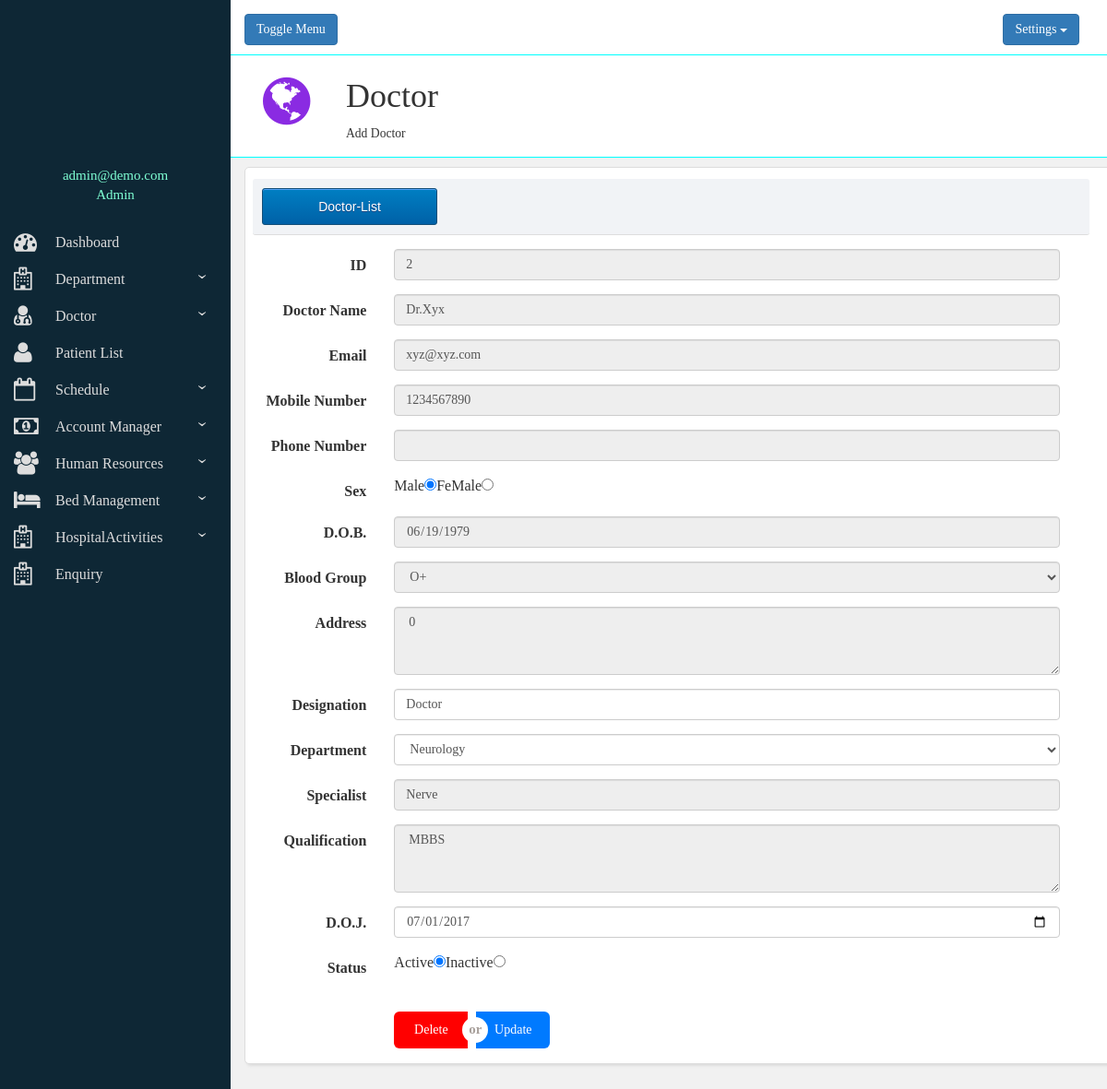
/editdoc.php?id=2 (signed in), run on the app's committed database.
### tables this page shows
CREATE TABLE `doctor` (
  `id` int(11) NOT NULL,
  `name` varchar(30) NOT NULL,
  `email` varchar(40) NOT NULL,
  `mobile` varchar(10) NOT NULL,
  `phone` varchar(10) DEFAULT NULL,
  `sex` varchar(6) NOT NULL,
  `dob` date NOT NULL,
  `blood_group` varchar(3) NOT NULL,
  `address` int(100) DEFAULT NULL,
  `designation` varchar(30) NOT NULL,
  `department` varchar(30) NOT NULL,
  `specialist` varchar(30) NOT NULL,
  `qualification` varchar(100) NOT NULL,
  `doj` date NOT NULL,
  `fee` int(11) NOT NULL,
  `status` varchar(8) NOT NULL
);

### editdoc.php (the view, shortened to what this page needs)
<html lang="en">
<head>
  <link rel="stylesheet" href="bootstrap.min.css">
  <link rel="stylesheet" href="page2.css">
  <link href="font-awesome.css" rel="stylesheet"/>
  <link rel="stylesheet" href="css/addacc.css"></link>
</head>
<body id="body" style="margin-top: 0px; overflow-x: hidden;">
  <div id="wrapper">
    <div id="sidebar-wrapper" style="height:1300px;">
      <div class="identity">
          <?php
            echo $_SESSION['email'];
            echo "<br>";
            echo $_SESSION['role'];
          ?>
        </div>
      <ul class="sidebar-nav">
      <li ><a href="page2.php">
          <i class="fa fa-tachometer i_fa" aria-hidden="true"></i>
          <span class="spanfa" >Dashboard</span>
        </li>
        <li class="hassub"><a href="javascript://">
          <i class="fa fa-hospital-o i_fa" aria-hidden="true"></i>
              <span class="spanfa">Department</span>
        </li>
        <li class="hassub"><a href="javascript://">
          <i class="fa fa-user-md i_fa" aria-hidden="true"></i>
              <span class="spanfa">Doctor</span>
        </li>
        <li ><a href="pl.php">
            <i class="fa fa-user i_fa" aria-hidden="true"></i>
            <span class="spanfa" >Patient List</span>
          </li>
        <li class="hassub"><a href="javascript://">
          <i class="fa fa-calendar-o i_fa" aria-hidden="true"></i>
          <span class="spanfa" >Schedule</span>
        </li>
        <li class="hassub"><a href="javascript://">
          <i class="fa fa-money i_fa" aria-hidden="true"></i>
          <span class="spanfa" >Account Manager</span>
        </li>
        <li class="hassub"><a href="javascript://">
          <i class="fa fa-users i_fa" aria-hidden="true"></i>
          <span class="spanfa" >Human Resources</span>
        </li>
        <li class="hassub"><a href="javascript://">
          <i class="fa fa-bed i_fa" aria-hidden="true"></i>
          <span class="spanfa" >Bed Management</span>
        </li>
        <li class="hassub"><a href="javascript://">
          <i class="fa fa-hospital-o i_fa" aria-hidden="true"></i>
          <span class="spanfa" >HospitalActivities</span>
        </li>
        <li ><a href="e.php">
          <i class="fa fa-hospital-o i_fa" aria-hidden="true"></i>
          <span class="spanfa" >Enquiry</span>
        </li>
      </ul>
    </div>
    <div id="page-content-wrapper" style="height:1300px;">
      <div class="container-fluid">
        <div class="row bbtm" style="margin-top: -15px;padding-top: 15px;margin-right: 0px;">
          <div class="col-lg-12">
            <a href="#" class="btn btn-primary" id="menu-toggle">Toggle Menu</a>
            <div class="dropdown" style="padding-right: 20px;float: right;">
              <button class="btn btn-primary dropdown-toggle" type="button" data-toggle="dropdown">Settings
              <span class="caret"></span></button>
            </div>
          </div>
        </div>
        <div id="change">
          <div class="row bbtm">
              <div class="col-lg-12">
                <div class="header-icon"><i class="fa fa-globe" aria-hidden="true"></i></div>
                  <div class="header-title">
                    <h1>Doctor</h1>
                    <small>Add Doctor</small>
                  </div>
              </div>
            </div>
            <div class="container-fluid relative" style="margin-top: 10px;">
        <div class="row" style="padding: 10px;">
          <div class="col-sm-12 mbutton">
            <a href="doctor-list.php"><input type="submit" class="myButton" value="Doctor-List"></a>
          </div>
        </div>
        <?php
		      $id=$_GET['id'];
			    include("connection.php");
			    $str="select * from doctor where id=$id";
			    $result=mysqli_query($con,$str);
			    $row=mysqli_fetch_array($result,MYSQLI_ASSOC);
		    ?>
        <div class="row" style="padding-top:5px;margin-right: 40px;">
          <form class="form-horizontal" action="modifydoc.php" method="GET">
            <div class="form-group">
                <label for="name" class="col-sm-2 control-label">ID</label>
                  <div class="col-sm-10">
                    <input type="text" class="form-control" id="id" name="id" readonly value="<?php echo $row['id']?>">
                  </div>
              </div>
              <div class="form-group">
                  <label for="name" class="col-sm-2 control-label">Doctor Name</label>
                    <div class="col-sm-10">
                      <input type="text" class="form-control" id="name" name="name" readonly value="<?php echo $row['name']?>">
                    </div>
                </div>
                <div class="form-group">
                  <label for="email" class="col-sm-2 control-label">Email</label>
                    <div class="col-sm-10">
                      <input type="email" class="form-control" id="email" name="email"  readonly value="<?php echo $row['email']?>">
                    </div>
                </div><div class="form-group">
                  <label for="mobile" class="col-sm-2 control-label">Mobile Number</label>
                    <div class="col-sm-10">
                      <input type="text" class="form-control" id="mobile" name="mobile" readonly  value="<?php echo $row['mobile']?>">
                    </div>
                </div>
                <div class="form-group">
                  <label for="Phone" class="col-sm-2 control-label">Phone Number</label>
                    <div class="col-sm-10">
                      <input type="text" class="form-control" id="phone" name="phone" readonly  value="<?php echo $row['phone']?>">
                    </div>
                </div>
                <div class="form-group">
                        <label for="sex" class="col-sm-2 control-label">Sex</label>
                          <div class="col-sm-10"  id="sex">
                            <?php
                             $sex=$row['sex'];
                             if($sex=='Male')
                             {
                                echo "Male<input type='radio' checked name='sex' value='Male'/>";
                                echo "FeMale<input type='radio' name='sex' value='Female'/>";
                             }
                             else
                             {
                                 echo "Male<input type='radio'  name='sex' value='Male'/>";
                                 echo "Female<input type='radio' checked name='sex' value='Female'/>";
                             }
                            ?>
                          </div>
                </div>
                <div class="form-group">
                  <label for="dob" class="col-sm-2 control-label">D.O.B.</label>
                    <div class="col-sm-10">
                      <input type="date" class="form-control" id="dob" name="dob"  readonly value="<?php echo $row['dob']?>" />
                    </div>
                </div>
                 <div class="form-group">
                    <label for="blood_group" class="col-sm-2 control-label">Blood Group</label>
                    <div class="col-sm-10">
                      <select id="blood_group"  readonly name="blood_group" class="form-control">
                        <?php
                          echo "<option value='$row[blood_group]'>$row[blood_group]</option>";
                        ?>
                      </select>
                    </div>
                </div>
                <div class="form-group">
                  <label for="address" class="col-sm-2 control-label">Address</label>
                    <div class="col-sm-10">
                      <textarea rows="3" readonly  class="form-control" id="address" style="padding-left:5px;" name="address"><?php echo $row['address']?></textarea>
                    </div>
                </div>
                <div class="form-group">
                  <label for="designation" class="col-sm-2 control-label">Designation</label>
                    <div class="col-sm-10">
                      <input type="text" class="form-control" id="designation" name="designation" value="<?php echo $row['designation']?>">
                    </div>
                </div>
                <div class="form-group">
                    <label for="depertment" class="col-sm-2 control-label">Department</label>
                    <div class="col-sm-10">
                      <select id="department" name="department" class="form-control">
                        <?php
                          echo "<option value='$row[department]'>$row[department]</option>";
                        ?>
                      </select>
                    </div>
                </div>
                <div class="form-group">
                  <label for="specialist" class="col-sm-2 control-label">Specialist</label>
                    <div class="col-sm-10">
                      <input type="text"  readonly class="form-control" id="specialist" name="specialist" value="<?php echo $row['specialist']?>">
                    </div>
                </div>
                <div class="form-group">
                  <label for="qualification" class="col-sm-2 control-label">Qualification</label>
                    <div class="col-sm-10">
                      <textarea rows="3"  readonly class="form-control" id="qualification" name="qualification" style="padding-left:5px;"><?php echo $row['qualification']?></textarea>
                    </div>
                </div>
                <div class="form-group">
                  <label for="doj" class="col-sm-2 control-label">D.O.J.</label>
                    <div class="col-sm-10">
                      <input type="date" class="form-control" id="doj" name="doj" value="<?php echo $row['doj']?>" />
                    </div>
                </div>
                <div class="form-group">
                    <label for="status" class="col-sm-2 control-label">Status</label>
                       <div class="col-sm-10" id="status">
                         <?php
                          $status=$row['status'];
                          if($status=='active')
                          {
                             echo "Active<input type='radio' checked name='status' value='active'/>";
                             echo "Inactive<input type='radio' name='status' value='inactive'/>";
                          }
                          else
                          {
                              echo "Active<input type='radio'  name='status' value='active'/>";
                              echo "Inactive<input type='radio' checked  name='status' value='inactive'/>";
                          }
                         ?>
                       </div>
                 </div>
                 <div class="form-group">
                    <div class="col-sm-offset-2 col-sm-10">
                          <input type="submit" value="Delete" name="btnud" class="btn button cursor" style="vertical-align: baseline;">
                          <input type="submit" id="add-doc-btn" value="Update" name="btnud" class="btn btn1 cursor"  style="vertical-align: baseline;">
                        <input type="button" disabled value="or" class="btn2">
                    </div>
                  </div>
          </form>
        </div>
      </div>
          </div>
  </div>
  </div>
</body>

### page2.css (style rules this page uses)
#sidebar-wrapper { z-index: 1; position: absolute; width: 250px; height: auto; min-height: 1000px; overflow-y: hidden; background: #0e2735; }
#page-content-wrapper { left: 50px; width: 100%; position: absolute; padding-top: 15px; z-index: 0; background:#f1f1f1; height: auto; min-height: 1000px; padding-left: 200px; padding-right: 30px; }
.sidebar-nav { padding: 0px; list-style: none; }
.sidebar-nav li { text-indent: 10px; line-height: 40px; }
.sidebar-nav li a { display: block; text-decoration: none; color: #ddd; }

### css/addacc.css (style rules this page uses)
div.relative { position:relative; background-color:#FFFFFF; padding-top:10px; padding-left:26px; border-radius:5px; box-shadow: 2px 2px 3px #DDDDDD; border-style:solid; border-color:#DDDDDD; border-width:1px; }
div { font-family:calibri; font-size:16px; }
textarea { font-size:15px; text-indent:10px; }
.mbutton { margin-left:-13px; margin-top:-8px; background-color:#F1F3F6; border-radius:3px; padding:10px; margin-right:5px; border-bottom-width:1px; border-bottom-color:#DDDDDD; border-bottom-style:solid; }
.button { border-radius:6px 0px 0px 6px; height:40px; width:80px; color:#fff; background-color:#FF0000; border:none; margin-top:20px; }
.btn1 { border-radius:0px 6px 6px 0px; height:40px; width:80px; color:#fff; background-color:#007AFF; border:none; margin-top:20px; margin-left:5px; }
.btn2 { height:28px; width:28px; border:none; margin-left:-99px; padding-bottom:3px; font-size:15px; font-weight:bolder; background-color:white; border-radius:100%; color:#A9A19C; }
.cursor { cursor:hand; }
.myButton { -moz-box-shadow:inset 0px 1px 0px 0px #54a3f7; -webkit-box-shadow:inset 0px 1px 0px 0px #54a3f7; box-shadow:inset 0px 1px 0px 0px #54a3f7; background:-webkit-gradient(linear, left top, left bottom, color-stop(0.05, #007dc1), color-stop(1, #0061a7)); background:-moz-linear-gradient(top, #007dc1 5%, #0061a7 100%); background:-webkit-linear-gradient(top, #007dc1 5%, #0061a7 100%); background:-o-linear-gradient(top, #007dc1 5%, #0061a7 100%); background:-ms-linear-gradient(top, #007dc1 5%, #0061a7 100%); background:linear-gradient(to bottom, #007dc1 5%, #0061a7 100%); filter:progid:DXImageTransform.Microsoft.gradient(startColorstr='#007dc1', endColorstr='#0061a7',GradientType=0); background-color:#007dc1; -moz-border-radius:3px; -webkit-border-radius:3px; border-radius:3px; border:1px solid #124d77; display:inline-block; cursor:pointer; color:#ffffff; font-family:Arial; font-size:14px; padding:6px 24px; text-decoration:none; text-shadow:0px 1px 0px #154682; width:190px; height:40px; }

### editdoc.php (style rules this page uses)
i { padding-right: 15px; font-size: 25px; }
.i_fa { padding-top: 7px; position: absolute; margin-right: 20px; font-size: 25px; margin-left: -5px; }
.spanfa { margin-left: 50px; }
.bbtm { border-bottom-style: solid; padding-bottom: 10px; border-width: 0.2px; border-bottom-color: aqua; background-color: #fff; }
.header-icon { float: left; padding: 20px; color: blueviolet; font-size: 60px; line-height: 60px; }
.header-title { padding: 5px 0px 5px 10px; height: 100px; margin-left: 100px; }
.identity { font-family: cursive; padding-bottom: 20px; color: aquamarine; width: 250px; text-align: center; padding-top: 180px; font-size: 15px; }

### data on the page
doctor: id "2", name "Dr.Xyx", email "xyz@xyz.com", mobile "1234567890", dob "06/19/1979", blood_group "O+", address "0", designation "Doctor", department "Neurology", specialist "Nerve", qualification "MBBS", doj "07/01/2017"

### other printed values
$_SESSION['email'] "admin@demo.com"
$_SESSION['role'] "Admin"
